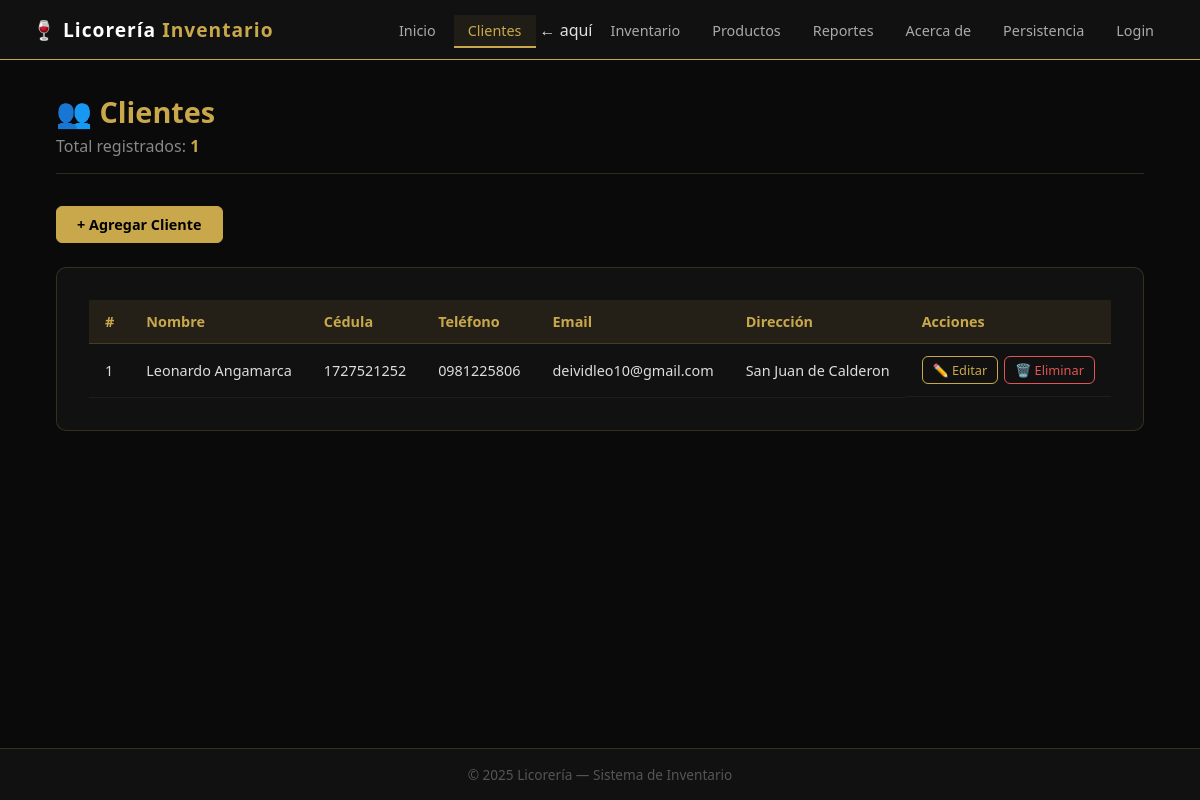
Screenshot of /clientes with the database file from the repository.
### app.py (models this page shows, shortened)
class Cliente(db.Model):
    __tablename__ = 'clientes'
    id = db.Column(db.Integer, primary_key=True)
    nombre = db.Column(db.String(100), nullable=False)
    cedula    = db.Column(db.String(20),  nullable=False, unique=True)
    telefono  = db.Column(db.String(20),  nullable=True)
    email     = db.Column(db.String(100), nullable=True)
    direccion = db.Column(db.String(200), nullable=True)
    ventas = db.relationship('Venta', backref='cliente', lazy=True)
    def get_nombre(self):   return self.nombre
    def get_cedula(self):   return self.cedula
    def get_telefono(self): return self.telefono
    def get_email(self):    return self.email

### app.py (the view)
@app.route('/clientes')
def clientes():
    lista = Cliente.query.all()
    total = len(lista)
    return render_template('clientes.html', clientes=lista, total=total)

### templates/clientes.html (shortened to what this page needs)
{% extends 'base.html' %}
{% block content %}
<div class="page-header">
  <h1>👥 Clientes</h1>
  <p>Total registrados: <strong style="color:#c9a84c">{{ total }}</strong></p>
</div>
<div style="margin-bottom:1.5rem;">
  <a href="{{ url_for('agregar_cliente') }}" class="btn btn-primary">+ Agregar Cliente</a>
</div>
<div class="table-container">
  {% if clientes %}
  <table class="tabla">
    <thead>
      <tr>
        <th>#</th>
        <th>Nombre</th>
        <th>Cédula</th>
        <th>Teléfono</th>
        <th>Email</th>
        <th>Dirección</th>
        <th>Acciones</th>
      </tr>
    </thead>
    <tbody>
      {% for c in clientes %}
      <tr>
        <td>{{ c.id }}</td>
        <td>{{ c.get_nombre() }}</td>
        <td>{{ c.get_cedula() }}</td>
        <td>{{ c.get_telefono() or '-' }}</td>
        <td>{{ c.get_email() or '-' }}</td>
        <td>{{ c.direccion or '-' }}</td>
        <td class="acciones">
          <a href="{{ url_for('editar_cliente', id=c.id) }}" class="btn btn-sm">✏️ Editar</a>
          <a href="{{ url_for('eliminar_cliente', id=c.id) }}" class="btn btn-sm btn-danger"
             onclick="return confirm('¿Eliminar este cliente?')">🗑️ Eliminar</a>
        </td>
      </tr>
      {% endfor %}
    </tbody>
  </table>
  {% else %}
    <p class="empty-msg">No hay clientes registrados.
      <a href="{{ url_for('agregar_cliente') }}" style="color:#c9a84c">Agregar uno</a>
    </p>
  {% endif %}
</div>
{% endblock %}

### static/style.css (style rules this page uses)
* { margin: 0; padding: 0; box-sizing: border-box; }
body { font-family: 'Segoe UI', sans-serif; background-color: #0a0a0a; color: #e0e0e0; min-height: 100vh; display: flex; flex-direction: column; }
.page-header { margin-bottom: 2rem; border-bottom: 1px solid rgba(201, 168, 76, 0.2); padding-bottom: 1rem; }
.page-header h1 { font-size: 1.8rem; color: #c9a84c; }
.page-header p { color: #888; margin-top: 4px; }
.btn { display: inline-block; padding: 8px 20px; background: transparent; border: 1px solid #c9a84c; color: #c9a84c; border-radius: 6px; text-decoration: none; font-size: 0.9rem; transition: all 0.2s; }
.table-container { background: #111; border: 1px solid rgba(201, 168, 76, 0.2); border-radius: 10px; padding: 2rem; }
.btn-primary { background: #c9a84c; color: #000; border-color: #c9a84c; font-weight: 600; }
.tabla { width: 100%; border-collapse: collapse; font-size: 0.9rem; }
.tabla th { background: rgba(201, 168, 76, 0.1); color: #c9a84c; padding: 12px 16px; text-align: left; border-bottom: 1px solid rgba(201, 168, 76, 0.2); }
.tabla td { padding: 12px 16px; border-bottom: 1px solid rgba(255,255,255,0.05); color: #ddd; }
.btn-sm { padding: 4px 10px; font-size: 0.8rem; }
.btn-danger { border-color: #e05555; color: #e05555; }
.acciones { display: flex; gap: 6px; }

### rows the page displays
Cliente: id "1", get_nombre "Leonardo Angamarca", get_cedula "1727521252", telefono "0981225806", email "deividleo10@gmail.com", direccion "San Juan de Calderon"

### other values shown
{{ total }} "1"
